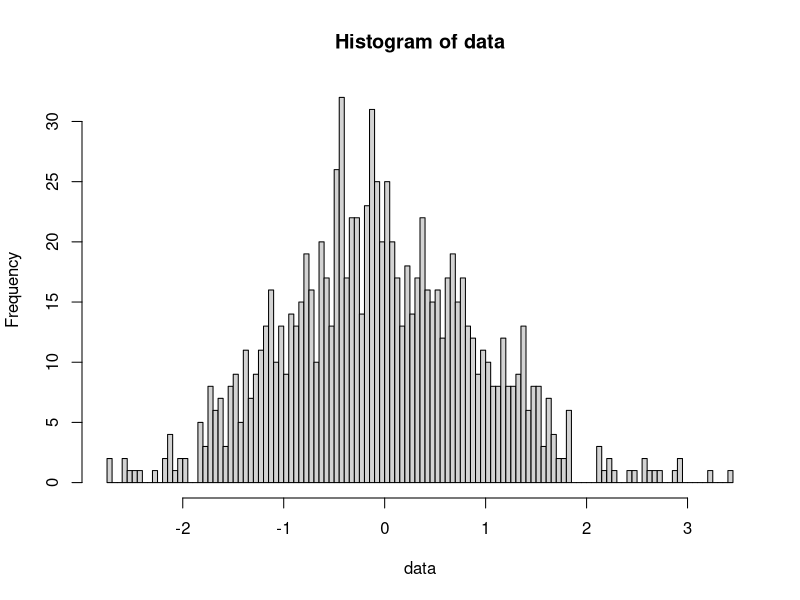

R code for this plot:
## ---- chunk 1
print("Hello World")
## ---- chunk 2
print("Hello World")
## ---- chunk 3
data <- rnorm(n = 1000, mean = 0, sd = 1)
hist(data, n = 100)
